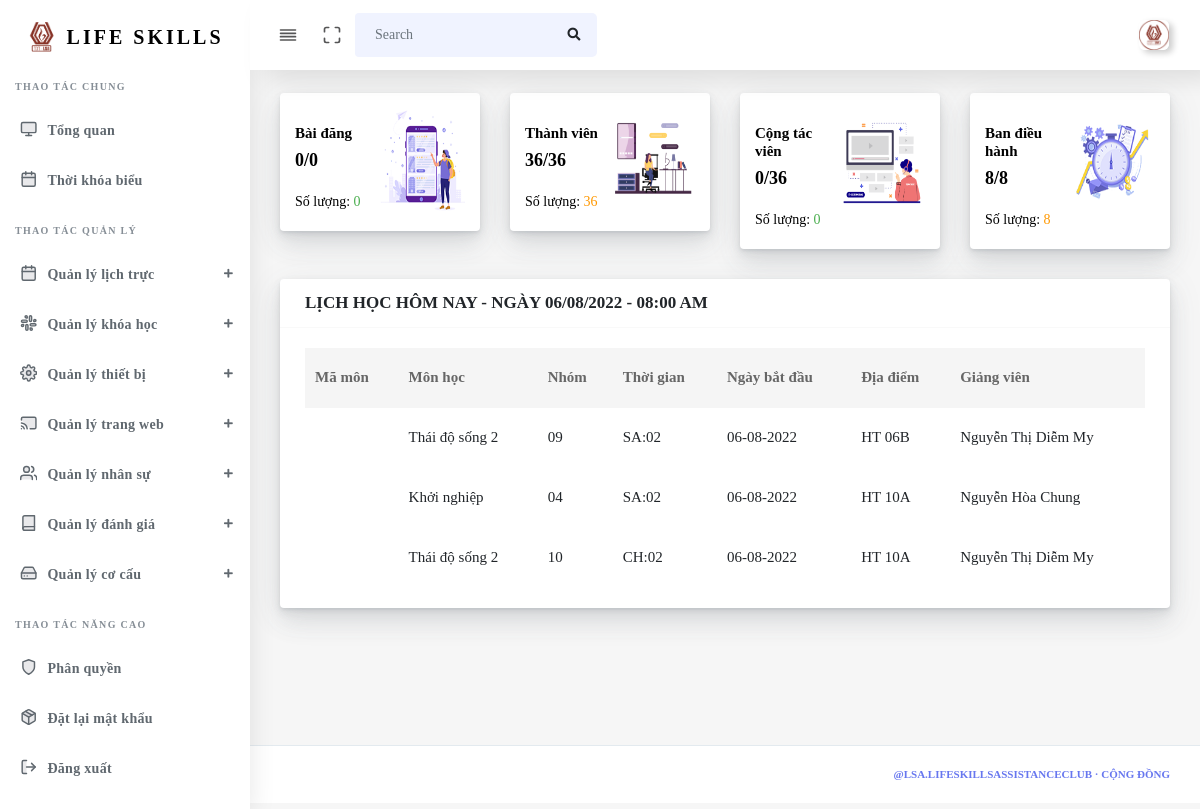
The app's page /Admin/Home (signed in) with its own data.
### tables this page shows
CREATE TABLE `tbl_course` (
  `id_course` int(255) NOT NULL,
  `code_subject` varchar(255) NOT NULL,
  `id_subject` int(255) NOT NULL,
  `group` varchar(255) NOT NULL,
  `teacher` varchar(255) DEFAULT NULL,
  `period` varchar(255) NOT NULL,
  `local` varchar(255) DEFAULT NULL,
  `date` date NOT NULL,
  `semester` varchar(255) NOT NULL,
  `id_schoolyear` int(255) NOT NULL
);

CREATE TABLE `tbl_subject` (
  `id_subject` int(255) NOT NULL,
  `subject` varchar(255) NOT NULL,
  `note` varchar(255) DEFAULT NULL
);

### source/views/admin/layout.php (called while the page is built)
<?php
$filepath = realpath(dirname(__FILE__));
require_once($filepath . '/partials/header.php');
require_once($filepath . '/partials/sidebar.php');
require_once($filepath . '/pages/' . $data['page'] . '.php');
require_once($filepath . '/partials/footer.php');
?>

### source/core/Controller.php (called while the page is built, shortened)
<?php
class Controller
{
    public function viewAdmin($view, $data = [])
    {
        require_once(realpath(dirname(__FILE__)) . '/../views/admin/' . $view . '.php');
    }
}
?>

### source/controllers/Admin.php (called while the page is built, shortened)
<?php
class Admin extends Controller
{
  private $Dashboard;
  private $Personnel;
  private $Course;
  function __construct()
  {
    $this->Dashboard        = $this->model("Dashboard");
    $this->Personnel        = $this->model("Personnel");
    $this->Course           = $this->model("Course");
  }
  public function Home()
  {
    $this->viewAdmin("layout", [
      "page"                => "home/dashboard",
      "ListMember"          => $this->Personnel->getMember(),
      "CountPost"           => $this->Dashboard->Post(),
      "CountCollaborate"    => $this->Dashboard->Collaborate(),
      "CountMember"         => $this->Dashboard->Member(),
      "CountAdministration" => $this->Dashboard->Administration(),
      "CountPosition"       => $this->Dashboard->Position(),
      "CountPersonnel"      => $this->Dashboard->Personnel(),
      "ListCourseToday"     => $this->Course->getCourseToday(),
      "Notification"        => [],
    ]);
  }
}

### source/core/App.php (called while the page is built, shortened)
<?php
class App
{
    protected $action       = "Index";
    function __construct()
    {
        $arr        = $this->UrlProcess();
        $filepath   = realpath(dirname(__FILE__));
        if (isset($arr[0])) {
            if (file_exists($filepath . '/../controllers/' . $arr[0] . '.php')) {
                if ($arr[0] == "Admin") {
                    $this->action = "Home";
                }
                unset($arr[0]);
            }
        }
        $this->controller = new $this->controller;
        if (isset($arr[1])) {
            if (method_exists($this->controller, $arr[1])) {
                $this->action = $arr[1];
            }
            unset($arr[1]);
        }
        $this->params = $arr ? array_values($arr) : [];
        call_user_func_array([$this->controller, $this->action], $this->params);
    }
    function UrlProcess()
    {
        if (isset($_GET["url"])) return explode("/", filter_var(trim($_GET["url"], "/")));
    }
}
?>

### index.php (called while the page is built, shortened)
<?php
$myApp = new App();
?>

### source/core/lib/database.php (called while the page is built, shortened)
<?php
class Database
{
  protected $host   = DB_HOST;
  protected $user   = DB_USER;
  protected $pass   = DB_PASS;
  protected $dbname = DB_NAME;
  public $link;
  private function connectDB()
  {
    $this->link = new mysqli(
      $this->host,
      $this->user,
      $this->pass,
      $this->dbname
    );
  }
  public function select($query)
  {
    $result = $this->link->query($query) or
      die($this->link->error . __LINE__);
    if ($result->num_rows > 0) {
      return $result;
    } else {
      return false;
    }
  }
}

### source/models/Course.php (called while the page is built, shortened)
<?php
class Course
{
  private $db;
  public function __construct()
  {
    $this->db = new Database();
  }
  public function getCourseToday()
  {
    $query  = "SELECT tbl_course.*, tbl_subject.subject, tbl_schoolyear.schoolyear FROM tbl_course, tbl_subject, tbl_schoolyear WHERE tbl_course.id_subject = tbl_subject.id_subject AND tbl_course.id_schoolyear = tbl_schoolyear.id_schoolyear AND tbl_course.date = CURDATE() ORDER BY period DESC";
    $result = $this->db->select($query);
    return $result;
  }
}

### source/core/helpers/format.php (called while the page is built, shortened)
<?php
class Format
{
  public function formatDate($date)
  {
    return date('d-m-Y', strtotime($date));
  }
}

### source/views/admin/pages/home/dashboard.php (the view, shortened to what this page needs)
<div class="main-content">
  <section class="section">
    <div class="row">
      <div class="col-xl-3 col-lg-6 col-md-6 col-sm-6 col-xs-12">
        <div class="card">
          <div class="card-statistic-4">
            <div class="align-items-center justify-content-between">
              <div class="row">
                <div class="col-lg-6 col-md-6 col-sm-6 col-xs-6 pr-0 pt-3">
                  <div class="card-content">
                    <h5 class="font-15">Bài đăng</h5>
                    <h2 class="mb-3 font-18"><?php echo $data['CountPost']; ?>/<?php echo $data['CountPost']; ?></h2>
                    <p class="mb-0">Số lượng: <span class="col-green"><?php echo $data['CountPost']; ?></span></p>
                  </div>
                </div>
                <div class="col-lg-6 col-md-6 col-sm-6 col-xs-6 pl-0">
                  <div class="banner-img">
                    <img src="source/public/img/banner/1.png" style="width: 104px; height: 104px;" alt="">
                  </div>
                </div>
              </div>
            </div>
          </div>
        </div>
      </div>
      <div class="col-xl-3 col-lg-6 col-md-6 col-sm-6 col-xs-12">
        <div class="card">
          <div class="card-statistic-4">
            <div class="align-items-center justify-content-between">
              <div class="row ">
                <div class="col-lg-6 col-md-6 col-sm-6 col-xs-6 pr-0 pt-3">
                  <div class="card-content">
                    <h5 class="font-15">Thành viên</h5>
                    <h2 class="mb-3 font-18"><?php echo $data['CountMember']; ?>/<?php echo $data['CountPersonnel']; ?></h2>
                    <p class="mb-0">Số lượng: <span class="col-orange"><?php echo $data['CountMember']; ?></span></p>
                  </div>
                </div>
                <div class="col-lg-6 col-md-6 col-sm-6 col-xs-6 pl-0">
                  <div class="banner-img">
                    <img src="source/public/img/banner/2.png" style="width: 104px; height: 104px;" alt="">
                  </div>
                </div>
              </div>
            </div>
          </div>
        </div>
      </div>
      <div class="col-xl-3 col-lg-6 col-md-6 col-sm-6 col-xs-12">
        <div class="card">
          <div class="card-statistic-4">
            <div class="align-items-center justify-content-between">
              <div class="row ">
                <div class="col-lg-6 col-md-6 col-sm-6 col-xs-6 pr-0 pt-3">
                  <div class="card-content">
                    <h5 class="font-15">Cộng tác viên</h5>
                    <h2 class="mb-3 font-18"><?php echo $data['CountCollaborate']; ?>/<?php echo $data['CountPersonnel']; ?></h2>
                    <p class="mb-0">Số lượng: <span class="col-green"><?php echo $data['CountCollaborate']; ?></span> </p>
                  </div>
                </div>
                <div class="col-lg-6 col-md-6 col-sm-6 col-xs-6 pl-0">
                  <div class="banner-img">
                    <img src="source/public/img/banner/4.png" style="width: 104px; height: 104px;" alt="">
                  </div>
                </div>
              </div>
            </div>
          </div>
        </div>
      </div>
      <div class="col-xl-3 col-lg-6 col-md-6 col-sm-6 col-xs-12">
        <div class="card">
          <div class="card-statistic-4">
            <div class="align-items-center justify-content-between">
              <div class="row ">
                <div class="col-lg-6 col-md-6 col-sm-6 col-xs-6 pr-0 pt-3">
                  <div class="card-content">
                    <h5 class="font-15">Ban điều hành</h5>
                    <h2 class="mb-3 font-18"><?php echo $data['CountAdministration']; ?>/<?php echo $data['CountPosition']; ?></h2>
                    <p class="mb-0">Số lượng: <span class="col-orange"><?php echo $data['CountAdministration']; ?></span></p>
                  </div>
                </div>
                <div class="col-lg-6 col-md-6 col-sm-6 col-xs-6 pl-0">
                  <div class="banner-img">
                    <img src="source/public/img/banner/3.png" style="width: 104px; height: 104px;" alt="">
                  </div>
                </div>
              </div>
            </div>
          </div>
        </div>
      </div>
    </div>
    <div class="row">
      <div class="col-md-12">
        <div class="card">
          <div class="card-header">
            <h4>LỊCH HỌC HÔM NAY - NGÀY
              <?php
              echo strtoupper(date('d/m/Y - h:i a', time()));
              ?></h4>
          </div>
          <div class="card-body">
            <div class="table-responsive">
              <table class="table table-hover mb-0" id="table-1">
                <thead>
                  <tr>
                    <th>Mã môn</th>
                    <th>Môn học</th>
                    <th>Nhóm</th>
                    <th>Thời gian</th>
                    <th>Ngày bắt đầu</th>
                    <th>Địa điểm</th>
                    <th>Giảng viên</th>
                  </tr>
                </thead>
                <tbody>
                  <?php if ($data['ListCourseToday']) {
                    $fm = new Format();
                    while ($value = $data['ListCourseToday']->fetch_assoc()) { ?>
                      <tr>
                        <td><?php echo $value['code_subject']; ?></td>
                        <td><?php echo $value['subject']; ?></td>
                        <td><?php echo $value['group']; ?></td>
                        <td><?php echo $value['period']; ?></td>
                        <td><?php echo $fm->formatDate($value['date']); ?></td>
                        <td><?php echo $value['local']; ?></td>
                        <td><?php echo $value['teacher']; ?></td>
                      </tr>
                  <?php }
                  } ?>
                </tbody>
              </table>
            </div>
          </div>
        </div>
      </div>
    </div>
  </section>
</div>

### records on screen
tbl_course: id_subject.subject "Thái độ sống 2", group "09", period "SA:02", date "06-08-2022", local "HT 06B", teacher "Nguyễn Thị Diễm My"
tbl_course: id_subject.subject "Khởi nghiệp", group "04", period "SA:02", date "06-08-2022", local "HT 10A", teacher "Nguyễn Hòa Chung"
tbl_course: id_subject.subject "Thái độ sống 2", group "10", period "CH:02", date "06-08-2022", local "HT 10A", teacher "Nguyễn Thị Diễm My"

### other values on screen
$data['CountPost'] "0"
$data['CountMember'] "36"
$data['CountPersonnel'] "36"
$data['CountCollaborate'] "0"
$data['CountAdministration'] "8"
$data['CountPosition'] "8"
